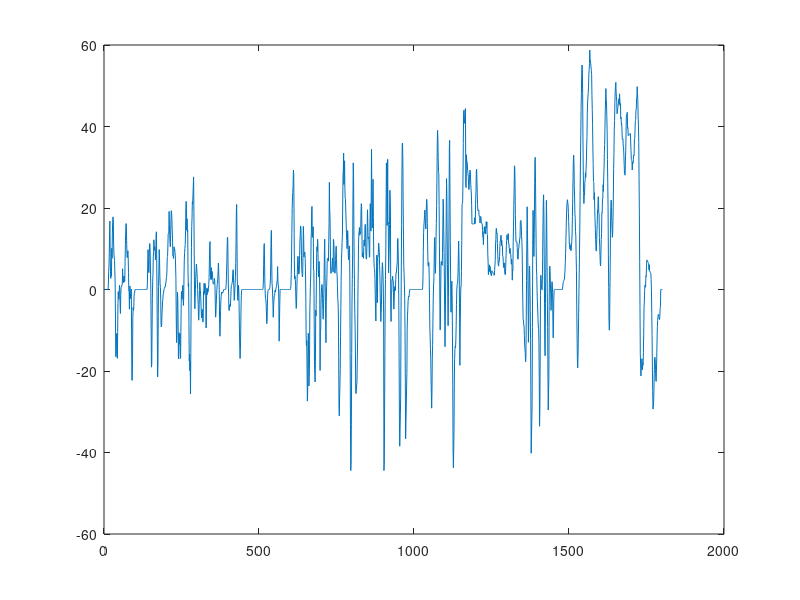

Write the MATLAB code that produced this figure.
%% 利用整车参数，通过整车动力学方程，计算整车在驾驶循环下的请求功率P_req
load WLTC V;                                            % 导入预先定义好的驾驶循环的数组,为车速数组V，单位为km/h
delta_t = 1;                                            % 导入的驾驶循环的时间步长(s)
DrivingCycleSize=size(V);                               
DrivingCycleLength = DrivingCycleSize(2);               % 驾驶循环的长度（数据点个数）。Matlab是1-indexed下标从1开始，并且取数是用圆括号'()'
%%%% 可以直接用Matlab的矩阵运算代替for循环，大幅提高效率(比如下面加速度的计算）。矩阵运算本来也是Matlab的特色。原有的代码确实优化做得不是很好
Acceleration = (V(2:DrivingCycleLength) - V(1:DrivingCycleLength-1))/delta_t; % 加速度a = (v(k+1) -v(k))/delta_t
P_req = zeros(size(V));

% 车辆参数
delta = 1.1;                                            % delta为旋转质量换算系数
M = 1800;                                               % M为整车的质量，单位为kg
g = 9.8;                                                % g为重力加速度，单位为m/s^2
f = 0.01;                                              % f为滚动阻力系数
Cd = 0.374;                                              % Cd为风阻系数
A = 2.586;                                          % A为迎风面积，单位为m^2
yita_t = 0.92;                                    % 驱动链的效率

% 不同车速下，驱动电机的需求功率，未考虑爬坡，假设Δt为1秒
for i = 2:DrivingCycleLength
    P_req(i-1) = (delta*M*V(i-1)*Acceleration(i-1)/3.6 + M*g*f*V(i-1) + (Cd*A*V(i-1)^3)/21.15)/(3600*yita_t);
end
plot(P_req)